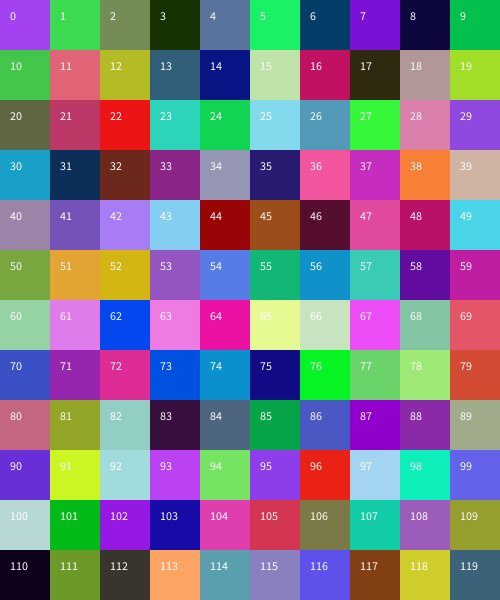
Frame 1 (no input)
Frame 60 (the mouse pressed at the canvas centre just before this capture): identical to frame 1, image omitted
Frame 120 (the mouse held since frame 60 and released just before this capture): identical to frame 1, image omitted

The Processing sketch that drew this single still picture (run headless with seeded random() and noise(); from frame 60 on, the mouse is pressed at the canvas centre):

// Processing sketch: w04_01_pixels_grid
// ── w04_01_pixels_grid.pde
// IMA NYU Shanghai
// Kinetic Interfaces
// MOQN
// Sep 20 2016

void setup() {
  size(500, 600);
  noStroke();

  int count = 0;
  int gridSize = 50;
  
  // think about why we do Y for-loop first!
  for (int y=0; y<height; y+=gridSize) {
    for (int x=0; x<width; x+=gridSize) {
      
      fill(random(255), random(255), random(255));
      rect(x, y, gridSize, gridSize);
      fill(255);
      
      text(count, x+10,y+20);
      count++;
    }
  }
}

void draw() {
  //
}
